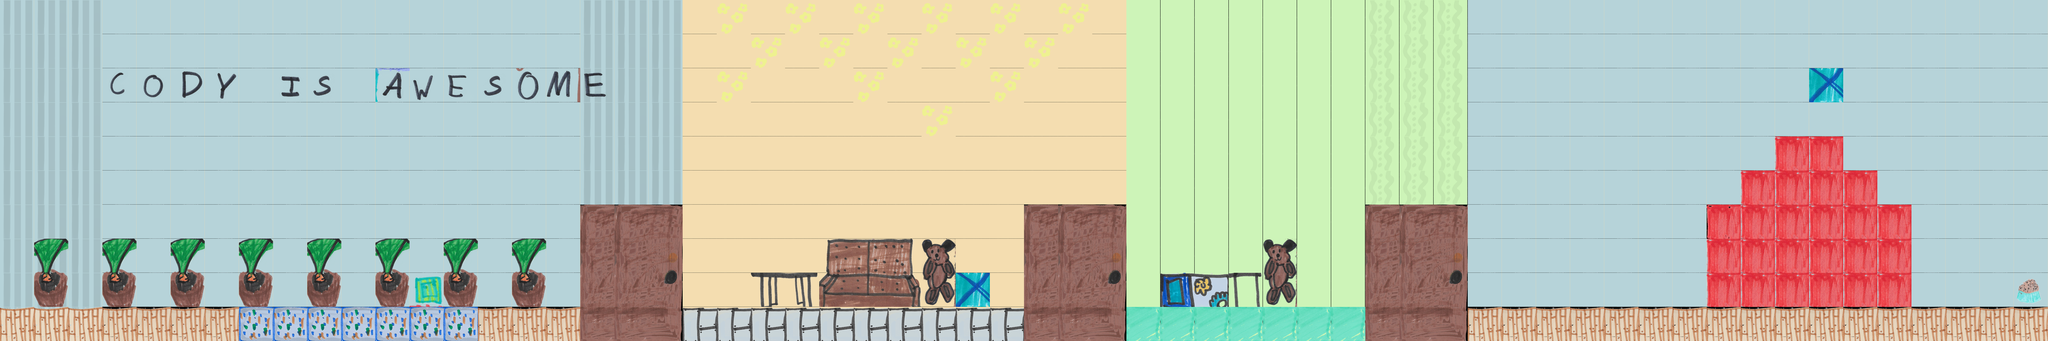

A level layout from a 2D game, rendered from its tile map. Below: a short description, then the map file with its tile-grid data intact:
An orthogonal 60x10 tile map with 100x100 px tiles, 3 tile layers (BGSky, Background Tiles, Tiles) and 18 objects (player).

<map version="1.0" orientation="orthogonal" renderorder="right-down" width="60" height="10" tilewidth="100" tileheight="100" nextobjectid="20">
 <tileset firstgid="1" name="house_anya_tilemap" tilewidth="100" tileheight="100" tilecount="110" columns="10">
  <image source="../images/house_anja_tilemap.png" width="1000" height="1100" />
 </tileset>
 <layer name="BGSky" width="60" height="10">
  <data encoding="csv">
51,51,51,61,61,61,61,61,61,61,61,61,61,61,61,61,61,51,51,51,62,52,62,52,62,52,62,52,62,52,62,52,62,63,63,63,63,63,63,63,53,53,53,61,61,61,61,61,61,61,61,61,61,61,61,61,61,61,61,61,
51,51,51,61,61,61,61,61,61,61,61,61,61,61,61,61,61,51,51,51,62,62,52,62,52,62,52,62,52,62,52,62,62,63,63,63,63,63,63,63,53,53,53,61,61,61,61,61,61,61,61,61,61,61,61,61,61,61,61,61,
51,51,51,61,61,61,61,61,61,61,61,61,61,61,61,61,61,51,51,51,62,52,62,62,62,52,62,62,62,52,62,62,62,63,63,63,63,63,63,63,53,53,53,61,61,61,61,61,61,61,61,61,61,61,61,61,61,61,61,61,
51,51,51,61,61,61,61,61,61,61,61,61,61,61,61,61,61,51,51,51,62,62,62,62,62,62,62,52,62,62,62,62,62,63,63,63,63,63,63,63,53,53,53,61,61,61,61,61,61,61,61,61,61,61,61,61,61,61,61,61,
51,51,51,61,61,61,61,61,61,61,61,61,61,61,61,61,61,51,51,51,62,62,62,62,62,62,62,62,62,62,62,62,62,63,63,63,63,63,63,63,53,53,53,61,61,61,61,61,61,61,61,61,61,61,61,61,61,61,61,61,
51,51,51,61,61,61,61,61,61,61,61,61,61,61,61,61,61,51,51,51,62,62,62,62,62,62,62,62,62,62,62,62,62,63,63,63,63,63,63,63,53,53,53,61,61,61,61,61,61,61,61,61,61,61,61,61,61,61,61,61,
51,51,51,61,61,61,61,61,61,61,61,61,61,61,61,61,61,0,0,0,62,62,62,62,62,62,62,62,62,62,0,0,0,63,63,63,63,63,63,63,0,0,0,61,61,61,61,61,61,61,0,61,61,61,61,61,61,61,61,61,
51,51,51,61,61,61,61,61,61,61,61,61,61,61,61,61,61,0,0,0,62,62,62,62,62,62,62,62,62,62,0,0,0,63,63,63,63,63,63,63,0,0,0,61,61,61,61,61,61,61,61,61,61,61,61,61,61,61,61,61,
51,51,51,61,61,61,61,61,61,61,61,61,61,61,61,61,61,0,0,0,62,62,62,62,62,62,62,62,62,62,0,0,0,63,63,63,63,63,63,63,0,0,0,61,61,61,61,61,61,61,61,61,61,61,61,61,61,61,61,61,
51,51,51,0,0,0,0,0,0,0,0,0,0,0,0,0,0,0,0,0,62,62,62,62,62,62,62,62,62,62,0,0,0,63,63,63,63,63,63,63,0,0,0,0,0,0,0,0,0,0,0,0,0,0,0,0,0,0,0,0
</data>
 </layer>
 <layer name="Background Tiles" width="60" height="10">
  <data encoding="csv">
0,0,0,0,0,0,0,0,0,0,0,0,0,0,0,0,0,0,0,0,0,0,0,0,0,0,0,0,0,0,0,0,0,0,0,0,0,0,0,0,0,0,0,0,0,0,0,0,0,0,0,0,0,0,0,0,0,0,0,0,
0,0,0,0,0,0,0,0,0,0,0,0,0,0,0,0,0,0,0,0,0,0,0,0,0,0,0,0,0,0,0,0,0,0,0,0,0,0,0,0,0,0,0,0,0,0,0,0,0,0,0,0,0,0,0,0,0,0,0,0,
0,0,0,0,0,0,0,0,0,0,0,0,0,0,0,0,0,0,0,0,0,0,0,0,0,0,0,0,0,0,0,0,0,0,0,0,0,0,0,0,0,0,0,0,0,0,0,0,0,0,0,0,0,0,0,0,0,0,0,0,
0,0,0,0,0,0,0,0,0,0,0,0,0,0,0,0,0,0,0,0,0,0,0,0,0,0,0,0,0,0,0,0,0,0,0,0,0,0,0,0,0,0,0,0,0,0,0,0,0,0,0,0,0,0,0,0,0,0,0,0,
0,0,0,0,0,0,0,0,0,0,0,0,0,0,0,0,0,0,0,0,0,0,0,0,0,0,0,0,0,0,0,0,0,0,0,0,0,0,0,0,0,0,0,0,0,0,0,0,0,0,0,0,0,0,0,0,0,0,0,0,
0,0,0,0,0,0,0,0,0,0,0,0,0,0,0,0,0,0,0,0,0,0,0,0,0,0,0,0,0,0,0,0,0,0,0,0,0,0,0,0,0,0,0,0,0,0,0,0,0,0,0,0,0,0,0,0,0,0,0,0,
0,0,0,0,0,0,0,0,0,0,0,0,0,0,0,0,0,0,0,0,0,0,0,0,0,0,0,0,0,0,0,0,0,0,0,0,0,0,0,0,0,0,0,0,0,0,0,0,0,0,0,0,0,0,0,0,0,0,0,0,
0,71,0,71,0,71,0,71,0,71,0,71,0,71,0,71,0,0,0,0,0,0,0,0,0,0,0,0,0,0,0,0,0,0,0,0,0,0,0,0,0,0,0,0,0,0,0,0,0,0,0,0,0,0,0,0,0,0,0,0,
0,81,0,81,0,81,0,81,0,81,0,81,27,81,0,81,0,0,0,0,0,0,0,0,0,0,0,0,0,0,0,0,0,0,0,0,0,0,0,0,0,0,0,0,0,0,0,0,0,0,0,0,0,0,0,0,0,0,0,0,
0,0,0,0,0,0,0,0,0,0,0,0,0,0,0,0,0,0,0,0,0,0,0,0,0,0,0,0,0,0,0,0,0,0,0,0,0,0,0,0,0,0,0,0,0,0,0,0,0,0,0,0,0,0,0,0,0,0,0,0
</data>
 </layer>
 <layer name="Tiles" width="60" height="10">
  <data encoding="csv">
0,0,0,0,0,0,0,0,0,0,0,0,0,0,0,0,0,0,0,0,0,0,0,0,0,0,0,0,0,0,0,0,0,0,0,0,0,0,0,0,0,0,0,0,0,0,0,0,0,0,0,0,0,0,0,0,0,0,0,0,
0,0,0,0,0,0,0,0,0,0,0,0,0,0,0,0,0,0,0,0,0,0,0,0,0,0,0,0,0,0,0,0,0,0,0,0,0,0,0,0,0,0,0,0,0,0,0,0,0,0,0,0,0,0,0,0,0,0,0,0,
0,0,0,59,60,69,70,0,79,80,0,68,30,40,80,73,74,82,0,0,0,0,0,0,0,0,0,0,0,0,0,0,0,0,0,0,0,0,0,0,0,0,0,0,0,0,0,0,0,0,0,0,0,48,0,0,0,0,0,0,
0,0,0,0,0,0,0,0,0,0,0,0,0,0,0,0,0,0,0,0,0,0,0,0,0,0,0,0,0,0,0,0,0,0,0,0,0,0,0,0,0,0,0,0,0,0,0,0,0,0,0,0,0,0,0,0,0,0,0,0,
0,0,0,0,0,0,0,0,0,0,0,0,0,0,0,0,0,0,0,0,0,0,0,0,0,0,0,0,0,0,0,0,0,0,0,0,0,0,0,0,0,0,0,0,0,0,0,0,0,0,0,0,37,37,0,0,0,0,0,0,
0,0,0,0,0,0,0,0,0,0,0,0,0,0,0,0,0,0,0,0,0,0,0,0,0,0,0,0,0,0,0,0,0,0,0,0,0,0,0,0,0,0,0,0,0,0,0,0,0,0,0,37,37,37,37,0,0,0,0,0,
0,0,0,0,0,0,0,0,0,0,0,0,0,0,0,0,0,55,55,56,0,0,0,0,0,0,0,0,0,0,55,55,56,0,0,0,0,0,0,0,55,55,56,0,0,0,0,0,0,0,37,37,37,37,37,37,0,0,0,0,
0,0,0,0,0,0,0,0,0,0,0,0,0,0,0,0,0,65,65,66,0,0,0,0,34,35,36,54,0,0,65,65,66,0,0,0,0,54,0,0,65,65,66,0,0,0,0,0,0,0,37,37,37,37,37,37,0,0,0,0,
0,0,0,0,0,0,0,0,0,0,0,0,0,0,0,0,0,75,75,76,0,0,19,20,44,45,46,64,48,0,75,75,76,0,6,7,18,64,0,0,75,75,76,0,0,0,0,0,0,0,37,37,37,37,37,37,0,0,0,42,
12,12,12,12,12,12,12,1,1,1,1,1,1,1,12,12,12,85,85,86,14,14,14,14,14,14,14,14,14,14,85,85,86,47,47,47,47,47,47,47,85,85,86,12,12,12,12,12,12,12,12,12,12,12,12,12,12,12,12,12
</data>
 </layer>
 <objectgroup name="objects">
  <object id="1" gid="21" x="799" y="200" width="100" height="100" />
  <object id="2" gid="22" x="396" y="900" width="100" height="100" />
  <object id="3" gid="22" x="1304" y="200" width="100" height="100" />
  <object id="4" gid="41" x="1603" y="201" width="100" height="100" />
  <object id="5" gid="41" x="998" y="903" width="100" height="100" />
  <object id="6" gid="31" x="499" y="199" width="100" height="100" />
  <object id="7" gid="31" x="597" y="903" width="100" height="100" />
  <object id="8" gid="21" x="199" y="898" width="100" height="100" />
  <object id="9" gid="32" x="800" y="900" width="100" height="100" />
  <object id="10" gid="22" x="2199" y="499" width="100" height="100" />
  <object id="11" gid="32" x="2299" y="501" width="100" height="100" />
  <object id="12" gid="22" x="3505" y="799" width="100" height="100" />
  <object id="13" gid="41" x="4397" y="901" width="100" height="100" />
  <object id="14" gid="32" x="4503" y="898" width="100" height="100" />
  <object id="15" gid="31" x="4606" y="908" width="100" height="100" />
  <object id="16" gid="21" x="4702" y="897" width="100" height="100" />
  <object id="17" gid="22" x="4804" y="899" width="100" height="100" />
  <object id="19" name="player" x="19" y="769" width="167" height="98" />
 </objectgroup>
</map>
